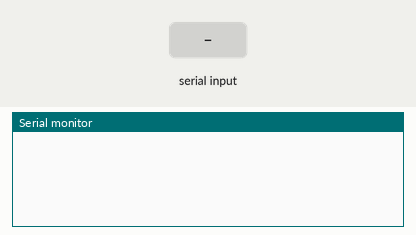
This sketch was run on a simulated Arduino Uno, built with avr-gcc and run on an emulated ATmega328P. On the bench: the last lines printed to the serial monitor. Inputs (shaded band) come from the test bench.

Above: at 1.2 s.
1.3 s: "1" received over the second serial link
At 2.1 s:
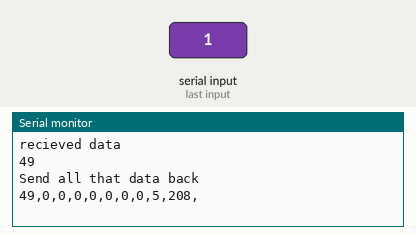
2.9 s: "0" received over the second serial link
At 3.22 s:
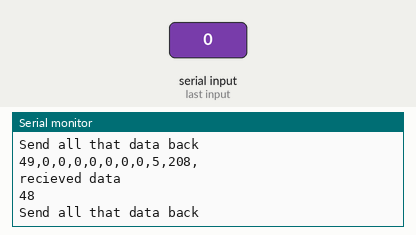
4.4 s: "2" received over the second serial link
At 4.52 s:
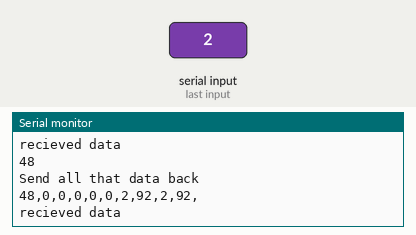

The sketch:

receiver.ino
```cpp
#include <SoftwareSerial.h>

const byte HC12RxdPin = 4;                  // Recieve Pin on HC12
const byte HC12TxdPin = 5;                  // Transmit Pin on HC12
const byte MAX = 10;
SoftwareSerial HC12(HC12TxdPin,HC12RxdPin); // Create Software Serial Port

void setup() {
  Serial.begin(1200);
  HC12.begin(1200);
}

void loop() {
  while (HC12.available() <=0){
    ;//wait
  }
  Serial.println("recieved data");
  //start when serial is available
  byte data_in[MAX];
  int i = 0;
  int last_read_time = millis();
  //loop until it takes too long to get data
  while (millis() - last_read_time < 100) {
    //loop while there is data in the serial buffer
    while (HC12.available() > 0){
      //read data into data_in array
      data_in[i++] = HC12.read();
      Serial.println(data_in[i-1]);
      //update timeout
      last_read_time = millis();
    }

  }
  HC12.flush();
  while (HC12.available() > 0){
    HC12.read();
    Serial.print("f");
  }

  Serial.println("Send all that data back");
  //send all that data back
  for (int j = 0; j < MAX; j++){
    Serial.print(data_in[j]);
    Serial.print(",");
    HC12.write(data_in[j]);
  }
  Serial.println();
}
```

Measured:
- after the input at 1.3 s, the serial monitor: prints a new line at once (image 1)
- after the input at 2.9 s, the serial monitor: prints a new line after 0.13 s (image 2)
